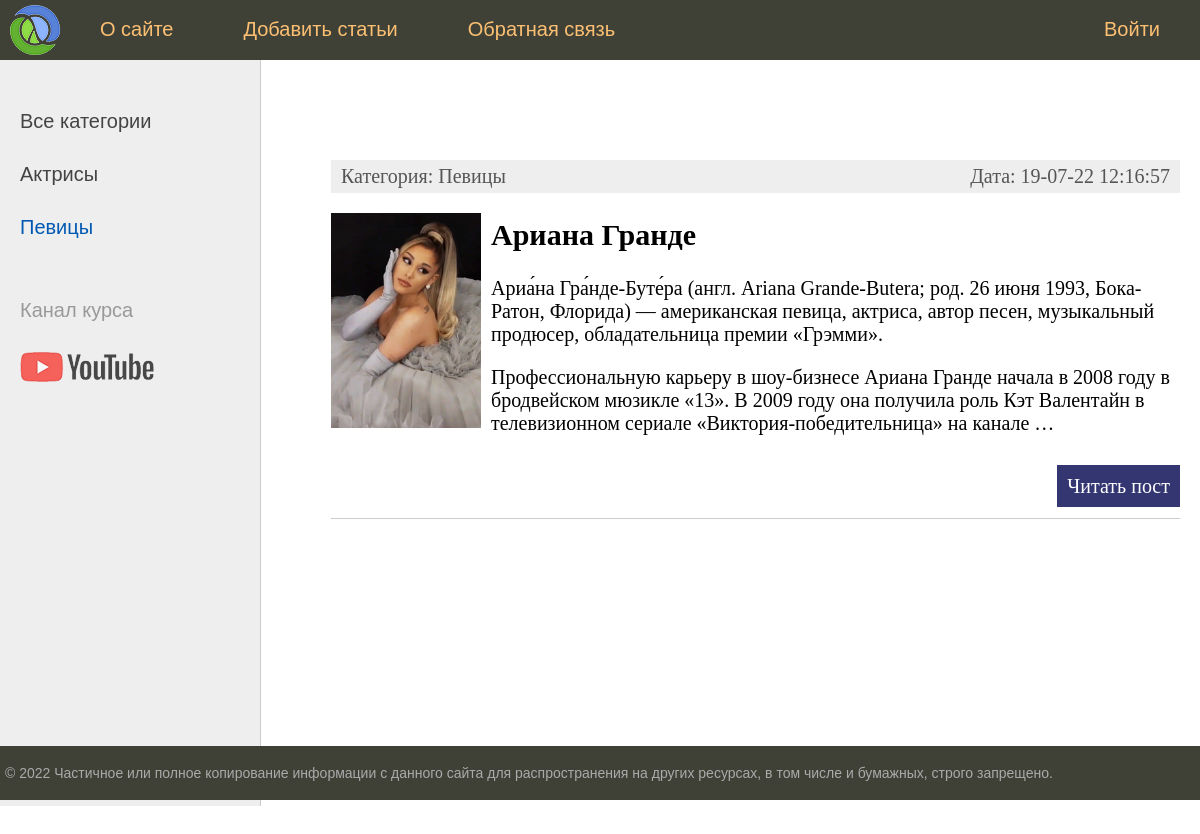
The app's page /category/2/ with its own data.
### women/models.py (models this page shows, shortened)
class Category(models.Model):
    name = models.CharField(max_length=100, db_index=True, verbose_name = 'Категория')
    def get_absolute_url(self):
        return reverse('category', kwargs={'cat_id': self.pk})
    class Meta:
        verbose_name = 'Категория'
        verbose_name_plural = 'Категории'
        ordering = ['name']

class Women(models.Model):
    title = models.CharField(max_length=255, verbose_name='Заголовок')
    content = models.TextField(blank=True, verbose_name='Текст статьи')
    photo = models.ImageField(upload_to='photos/%Y/%m/%d/', verbose_name='Фото')
    time_create = models.DateTimeField(auto_now_add=True, verbose_name='Время создания')
    time_update = models.DateTimeField(auto_now=True, verbose_name='Последнее изменение')
    is_published = models.BooleanField(default=True, verbose_name='Публикация')
    cat = models.ForeignKey('Category', on_delete=models.PROTECT, null=True, verbose_name='Категории')
    def get_absolute_url(self):
        return reverse('post', kwargs={'post_id': self.pk})
    class Meta:
        verbose_name = 'Известные женщины'
        verbose_name_plural = 'Известные женщины'
        ordering = ['-time_update', 'title']

### women/views.py (the view)
# urls.py: path('category/<int:cat_id>/', show_category, name='category')
def show_category(request, cat_id):
    posts = Women.objects.filter(cat_id=cat_id)
    cats = Category.objects.all()
    if len(posts) == 0:
        raise Http404()
    context = {
        'posts': posts,
        'cats': cats,
        'menu': menu,
        'title': 'Отображение по категориям',
        'cat_selected': cat_id
    }
    return render(request, 'women/index.html', context=context)

### women/templates/women/index.html (shortened to what this page needs)
{% extends 'women/base.html' %}
{% block content %}
<ul class="list-articles">
	{% for p in posts %}
			<li>
				<div class="article-panel">
					<p class="first">Категория: {{p.cat.name}}</p>
					<p class="last">Дата: {{p.time_update|date:"d-m-y H:i:s"}}</p>
				</div>
				{% if p.photo %}
					<p><img class="img-article-left thumb" src="{{p.photo.url}}" alt="{{p.title}}"></p>
				{% endif %}
				<h2>{{p.title}}</h2>
				{% autoescape on %}
				{{p.content|linebreaks|truncatewords:50}}
				{% endautoescape %}
				<p class="link-read-post"><a href="{{ p.get_absolute_url }}">Читать пост</a></p>
			</li>
	{% endfor %}
</ul>
{% endblock %}

### women/templates/women/base.html (shortened to what this page needs)
{% load static %}
<!DOCTYPE html>
<html>
<head>
	<link type="text/css" href="{% static 'women/css/styles.css' %}" rel="stylesheet" />
</head>
<body>
<table class="table-page" border=0 cellpadding="0" cellspacing="0">
<tr><td valign=top>
{% block mainmenu %}
		<div class="header">
			<ul id="mainmenu" class="mainmenu">
			<li class="logo"><a href="{% url 'home' %}"><div class="logo"></div></a></li>
{% for m in menu %}
	{% if not forloop.last %}
			<li><a href="{% url m.url_name %}">{{m.title}}</a></li>
	{% else %}
			<li class="last"><a href="{% url m.url_name %}">{{m.title}}</a></li>
	{% endif %}
{% endfor %}
			</ul>
		</div>
{% endblock mainmenu %}
<table class="table-content" border=0 cellpadding="0" cellspacing="0">
<tr>
	<td valign="top" class="left-chapters">
	<ul id="leftchapters">
{% if cat_selected == 0 %}
		<li class="selected">Все категории</li>
{% else %}
		<li><a href="{% url 'home' %}">Все категории</a></li>
{% endif %}
{% for c in cats %}
	{% if c.pk == cat_selected %}
		<li class="selected">{{c.name}}</li>
	{% else %}
		<li><a href="{{ c.get_absolute_url }}">{{c.name}}</a></li>
	{% endif %}
{% endfor %}
		<li class="share">
		<p>Канал курса</p>
		<a class="share-yt" href="https://www.youtube.com/channel/UClJzWfGWuGJL2t-3dYKcHTA/playlists" target="_blank" rel="nofollow"></a>
		</li>
	</ul>
</td>
<td valign="top" class="content">
	<div class="content-text">
{% block content %}
{% endblock %}
	</div>
</td></tr></table>
</td></tr>
<tr><td valign=top>
	<div id="footer">
		<p>&copy; 2022 Частичное или полное копирование информации с данного сайта для распространения на других ресурсах, в том числе и бумажных, строго запрещено.</p>
	</div>
</td></tr></table>
</body>
</html>

### women/static/women/css/styles.css (style rules this page uses)
html, body { font-family: 'Arial'; margin: 0; padding: 0; height: 100%; width: 100%; color: #444; }
a { color: #0059b2; text-decoration: none; }
img { max-width: 600px; height: auto; }
img.img-article-left { max-width: 300px; height: auto; float: left; padding: 0 10px 10px 0; }
img.img-article-left.thumb { max-width: 150px; height: auto; }
p.link-read-post { text-align: right; }
p.link-read-post a { padding: 10px; min-width: 100px; background: #333671; color: #fff; text-decoration: none; }
div.article-panel { background: #eee; padding: 5px 10px 5px 10px; box-sizing border-box; overflow: hidden; color: #555; }
div.article-panel p.first { margin: 0; float: left; }
div.article-panel p.last { margin: 0; float: right; }
ul.list-articles { list-style: none; margin: 0; padding: 0; }
ul.list-articles li { border-bottom: 1px solid #ccc; }
.table-page { width: 100%; height: 100%; vertical-align: top; }
.table-page tr { height: 100%; }
.header { background: #3F4137; height: 60px; }
.logo { background: url('../images/logo.png') no-repeat 10px 5px; width: 70px; height: 60px; }
ul.mainmenu { list-style: none; margin: 0; padding: 0; height: 60px; color: #fdc073; font-size: 20px; overflow: hidden; }
ul.mainmenu li { float: left; margin: 18px 40px 0 30px; }
ul.mainmenu li.logo { margin: 0; }
ul.mainmenu li.last { float: right; }
ul.mainmenu li a { color: #fdc073; text-decoration: none; }
.table-content { width: 100%; min-height: 100%; height: 100%; }
.left-chapters { margin: 0; background: #eee; border-right: 1px solid #ccc; min-height: 100%; }
.left-chapters ul { width: 230px; min-height: 100%; margin: 0; padding: 20px 10px 10px 20px; list-style: none; font-size: 20px; }
.left-chapters ul li { margin: 30px 0 0 0; color: #999; }
.left-chapters ul li.selected { color: #0059b2; }
.left-chapters ul li a { color: #444; text-decoration: none; }
.left-chapters ul li.share { margin: 60px 0 0 0; }
.left-chapters ul li.share p { margin: 30px 0 30px 0; }
.left-chapters ul li.share a { display: inline-block; width: 40px; height: 40px; margin: 0 20px 0 0; }
.left-chapters ul li.share a.share-yt { width: 100%; height: 30px; background: url('../images/share_yt.png') no-repeat 0 0 }
.content { padding: 40px 20px 20px 40px; width: 100%; box-sizing: border-box; }
.content-text { margin: 60px 0 0 30px; color: #000; font-size: 20px; font-family: Yandex Sans Display Light; }
#footer { box-sizing: border-box; background: #3F4137; padding: 5px; color: #aaa; font-size: 14px; font-family: Verdana, Geneva, Arial, Helvetica; text-align: left; overflow: hidden; }

### records on screen
Category: name "Актрисы"
Category: name "Певицы"
Women: cat.name "Певицы", time_update "19-07-22 12:16:57", photo (picture), title "Ариана Гранде", content "Ариа́на Гра́нде-Буте́ра (англ. Ariana Grande-Butera; род. 26 июня 1993, Бока-Ратон, Флорида) — американская певица, актриса, автор песен, музыкальный продюсер, обладательница премии «Грэмми». Профессиональную карьеру в шоу-бизнесе Ариана Гранде начала в 2008 году в бродвейском мюзикле «13». В 2009 году она получила роль Кэт Валентайн в телевизионном сериале «Виктория-победительница» на канале …"

### other values on screen
{{ m.title }} "О сайте" "Добавить статьи" "Обратная связь"
{{ m.title }} "Войти"
